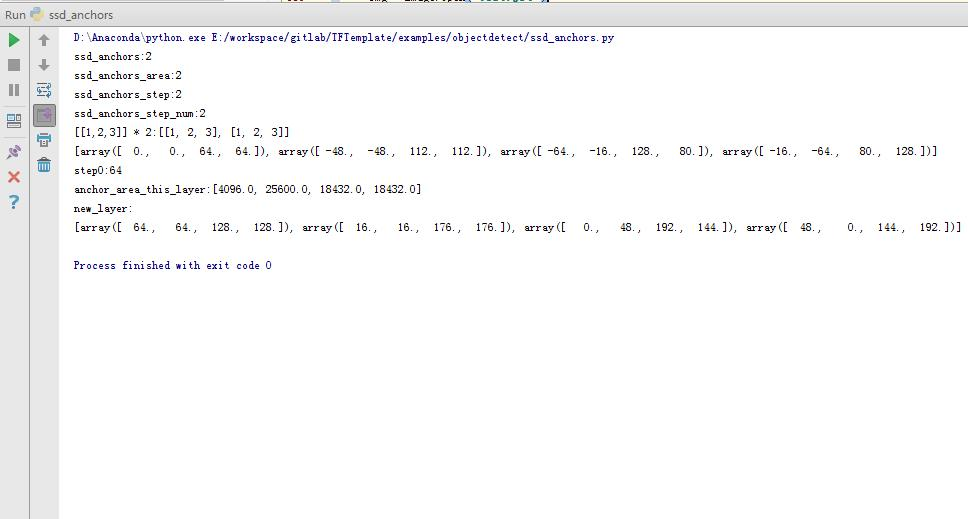
#> input picture examples/objectdetect/test.JPG, 968 x 519 px
$ python ssd_anchors.py
#> lines starting #> are read from the running program, lines starting #| are printed output that depends on the picture
"""
Created by Alex Wang on 2018-1-1
"""
import numpy as np
import collections

import matplotlib.patches as patches
import matplotlib.pyplot as plt
from PIL import Image
import random
import numpy as np

colors = ['b', 'g', 'r', 'c', 'm', 'y', 'k']


def cal_anchors_areas(anchors):
    """
    计算anchors的面积
    :param anchors:
    :return:
    """
    areas = []
    for anchor in anchors:
        area = (anchor[2] - anchor[0]) * (anchor[3] - anchor[1])
        areas.append(area)
    return areas


def _generate_anchors(base_size=16, scale=2):
    width, height = base_size * scale, base_size * scale
    offset = [width / 2, height / 2, width / 2, height / 2]
    anchors = []
    anchors.append(np.add(np.array([-width / 2, -height / 2, width / 2, height / 2]), offset))
    anchors.append(np.add(np.array([-width * 5 / 4, -height * 5 / 4, width * 5 / 4, height * 5 / 4]), offset))
    anchors.append(np.add(np.array([-width * 3 / 2, -height * 3 / 4, width * 3 / 2, height * 3 / 4]), offset))
    anchors.append(np.add(np.array([-width * 3 / 4, -height * 3 / 2, width * 3 / 4, height * 3 / 2]), offset))
    # anchors.append(np.add(np.array([-width, -height, width , height ]) , offset))
    # anchors.append(np.add(np.array([-width * 3 / 2 , -height* 3 / 2 , width * 3 / 2 , height * 3 / 2 ]) , offset))
    return anchors


def generate_anchors_ssd(base_size=16, scale=2):
    """
    SSD anchors 平移调整坐标
    :param base_size:
    :param ratios:
    :param scale:
    :return:
    """
    anchors = _generate_anchors(base_size, scale)
    areas = cal_anchors_areas(anchors)
    return anchors, areas


def cal_ssd_anchors():
    """
    ssd anchors数据准备
    :return:
    ssd_anchors:[k,4]   (left, top, right, bottom)
    ssd_anchors_area:[k,1]
    ssd_anchors_step_size:[k,1]  feature_map上每移动一步对应的像素
    ssd_anchors_step_num:[k,1]   feature_map 上的移动步数
    """
    anchor_nametuple = collections.namedtuple('anchor_nametuple',
                                              {'ssd_anchors', 'ssd_anchors_area', 'ssd_anchors_step',
                                               'ssd_anchors_step_num'})
    ssd_anchors = []
    ssd_anchors_area = []
    ssd_anchors_step_size = []
    ssd_anchors_step_num = []

    # layer1, layer1_area = (generate_anchors_ssd(scale=2))  # 32 * 32      16*16
    layer2, layer2_area = (generate_anchors_ssd(scale=4))  # 64 * 64      8*8
    layer3, layer3_area = (generate_anchors_ssd(scale=8))  # 128 * 128    4*4
    # layer4, layer4_area = (generate_anchors_ssd(scale=16))  # 256 * 256   2*2
    # layer5, layer5_area = (generate_anchors_ssd(scale=32))  # 512 * 512   1*1

    # ssd_anchors_area.append(layer1_area)
    ssd_anchors_area.append(layer2_area)
    ssd_anchors_area.append(layer3_area)
    # ssd_anchors_area.append(layer4_area)
    # ssd_anchors_area.append(layer5_area)

    anchor_base = 16

    # ssd_anchors_step_size.append(anchor_base * 2)  # 32
    ssd_anchors_step_size.append(anchor_base * 4)  # 64  feature_map上每移动一步对应的像素
    ssd_anchors_step_size.append(anchor_base * 8)  # 128
    # ssd_anchors_step_size.append(anchor_base * 16)  # 256
    # ssd_anchors_step_size.append(anchor_base * 32)  # 512

    # ssd_anchors_step_num.append(16)
    ssd_anchors_step_num.append(8 - 1)
    ssd_anchors_step_num.append(4 - 1)
    # ssd_anchors_step_num.append(2)
    # ssd_anchors_step_num.append(1)

    # ssd_anchors.append(layer1)
    ssd_anchors.append(layer2)
    ssd_anchors.append(layer3)
    # ssd_anchors.append(layer4)
    # ssd_anchors.append(layer5)

    anchor_info = anchor_nametuple(ssd_anchors=ssd_anchors, ssd_anchors_area=ssd_anchors_area,
                                   ssd_anchors_step=ssd_anchors_step_size, ssd_anchors_step_num=ssd_anchors_step_num)
    return ssd_anchors, ssd_anchors_area, ssd_anchors_step_size, ssd_anchors_step_num, anchor_info
    # return anchor_info


def test_cal_ssd_anchors():
    """
    测试ssd_anchors
    :return:
    """
    anchors, anchor_area, anchors_step, anchors_step_num, _ = cal_ssd_anchors()
    for anchors_temp in anchors:
        print(anchors_temp)
    print(anchors_step)
    print(anchor_area)

    print('-----------------------------------------')
    layer_num = 0
    layer_some = anchors[layer_num]
    print(layer_some)
    step_some = anchors_step[layer_num]
    print('step{}:{}'.format(layer_num, step_some))
    for i in range(anchors_step_num[layer_num]):
        new_layer = []
        for anchor in layer_some:
            anchor = np.array(anchor) + step_some * i
            new_layer.append(anchor)
        print(new_layer)


ssd_anchors, ssd_anchors_area, ssd_anchors_step_size, ssd_anchors_step_num, ssd_anchor_info = cal_ssd_anchors()


def ssd_anchors_plot():
    """
    在图像上展示SSDanchor
    :return:
    """
    print('ssd_anchors:{}'.format(len(ssd_anchors)))
    print('ssd_anchors_area:{}'.format(len(ssd_anchors_area)))
    print('ssd_anchors_step:{}'.format(len(ssd_anchors_step_size)))
    print('ssd_anchors_step_num:{}'.format(len(ssd_anchors_step_num)))
    print('[[1,2,3]] * 2:{}'.format([[1, 2, 3]] * 2))

    layer_num = 0
    anchors, anchor_area, anchors_step, anchors_step_num, _ = cal_ssd_anchors()
    layer_some = anchors[layer_num]
    print(layer_some)
    step_some = anchors_step[layer_num]
    anchor_area_this_layer = anchor_area[layer_num]
    print('step{}:{}'.format(layer_num, step_some))
    print('anchor_area_this_layer:{}'.format(anchor_area_this_layer))
    new_layer = []

    # 对角线
    for i in range(1,anchors_step_num[layer_num]):
        # if i != anchors_step_num[layer_num] -2:
        if i != 1:
            continue
        for j in range(len(layer_some)):
            anchor = layer_some[j]
            anchor = np.array(anchor) + step_some * i
            new_layer.append(anchor)

    # [7 lines of commented-out code are left out]

    print('new_layer:')
    print(new_layer)

    img = Image.open('test.JPG')
#> img is the input picture: PIL image 968x519 RGB; mean R, G, B 248.3, 248.3, 248.5
    img = img.resize((512, 512))
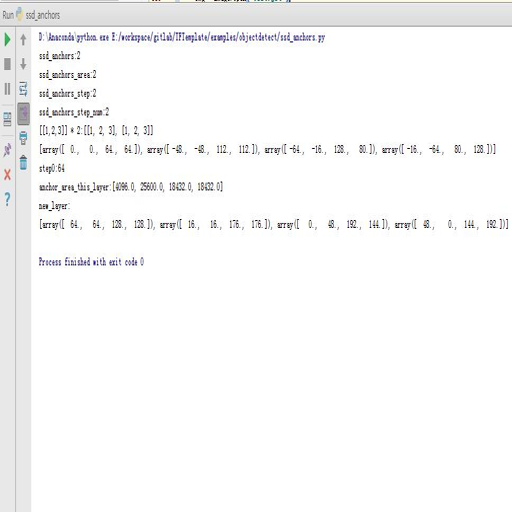
#> img: PIL image 512x512 RGB; mean R, G, B 248.3, 248.3, 248.4
    plt.imshow(img)
    currentAxis = plt.gca()
    for box in new_layer:
        rect = patches.Rectangle((box[0], box[1]), (box[2] - box[0]), (box[3] - box[1]), linewidth=3,
                                 edgecolor=colors[random.randint(0, len(colors) - 1)],
                                 facecolor='none')
        currentAxis.add_patch(rect)
    plt.show()
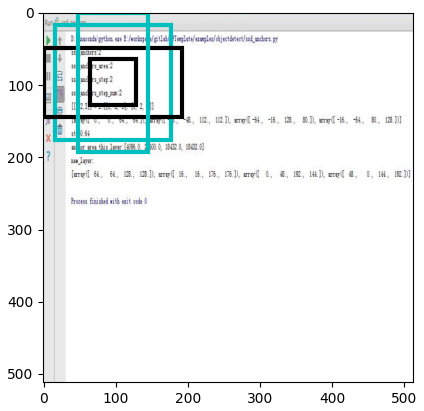
#> figure drawn by matplotlib, 1 panel


if __name__ == '__main__':
    # test_cal_ssd_anchors()
    ssd_anchors_plot()
